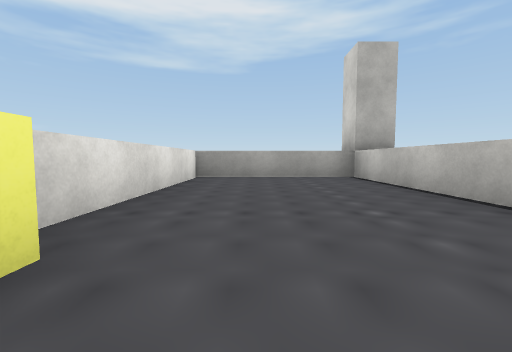
view 1 (above)

17 first-person views from a walk through a scene from a Unity 3-D project. The camera is 0.72 m above the floor, tilts 4° down and sees 90° across. The floor is counted in squares, 2 m on a side. Each view is taken from the middle of a square. On the plan, view 1 faces up. The plan holds only what a view shows up to about 9 squares ahead; the rest is blank. The place goes on beyond the plan. Some surface patterns are stand-ins.

view 2
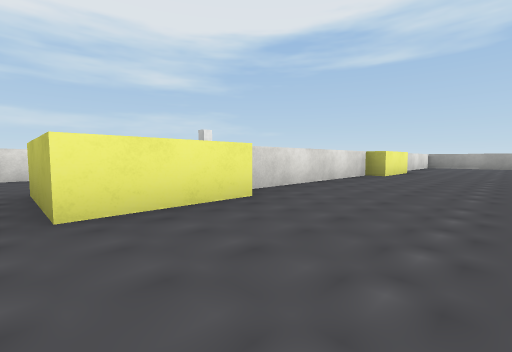

view 3
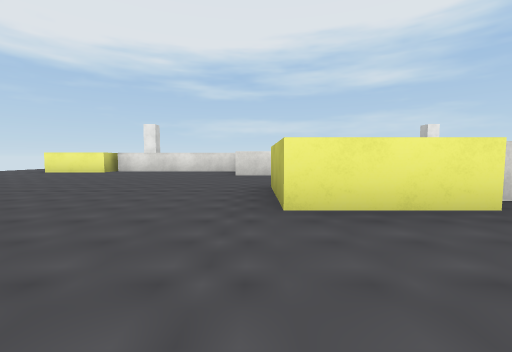

view 4
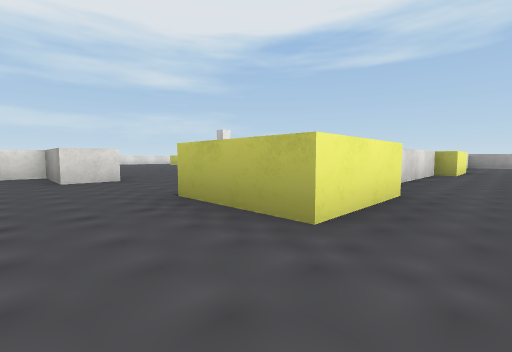

view 5
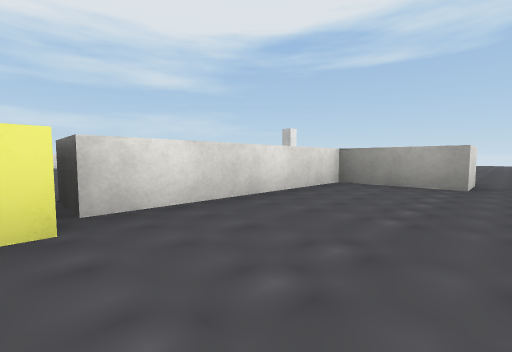

view 6
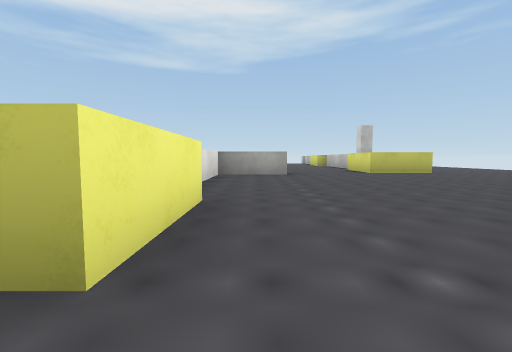

view 7
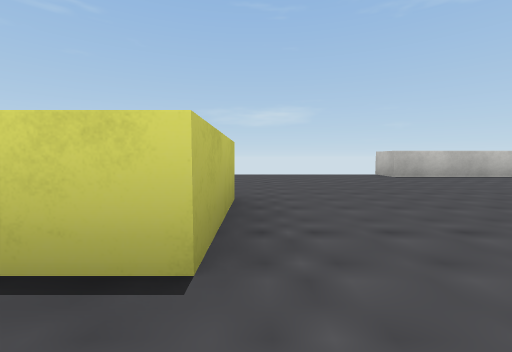

view 8
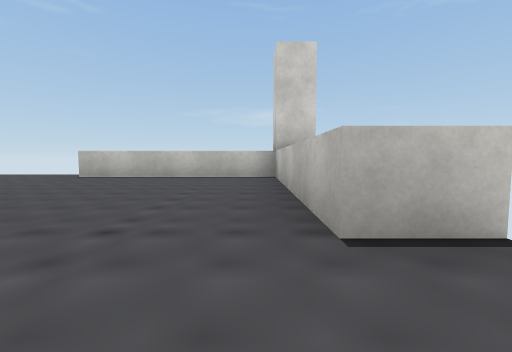

view 9
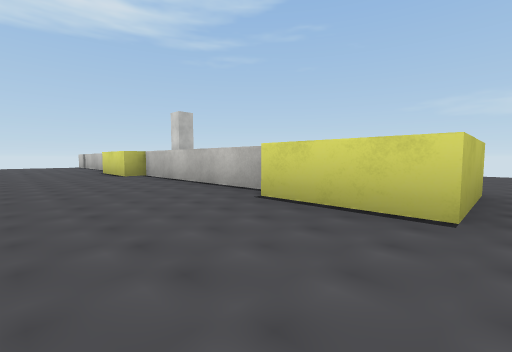

view 10
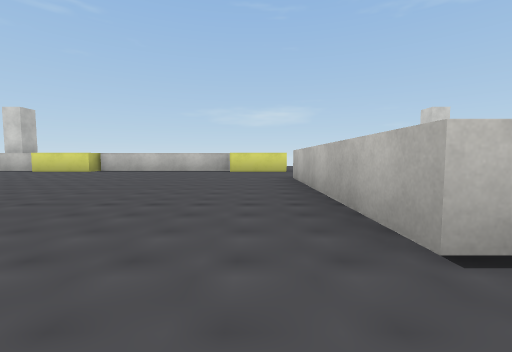

view 11
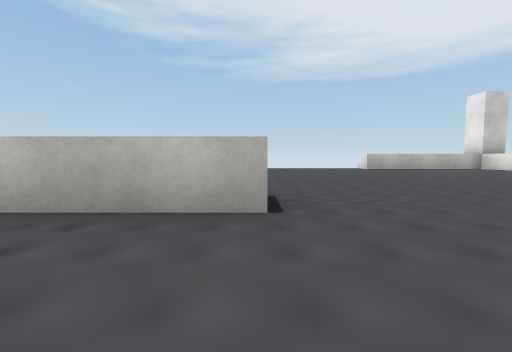

view 12
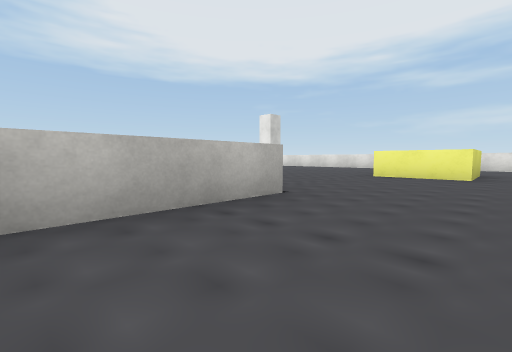

view 13
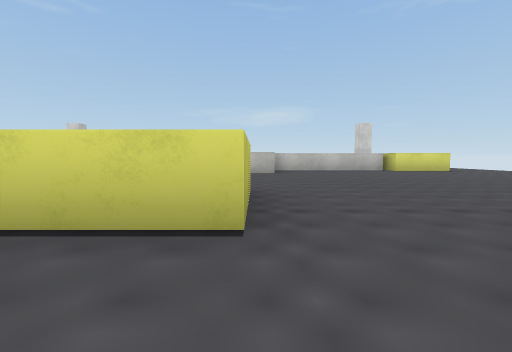

view 14
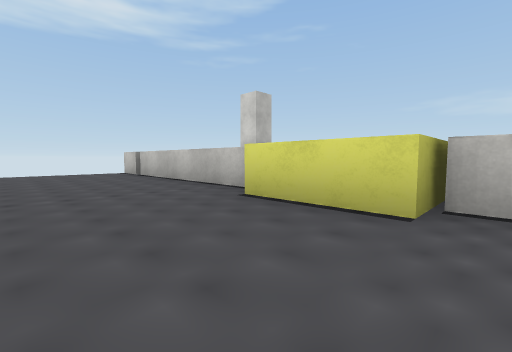

view 15
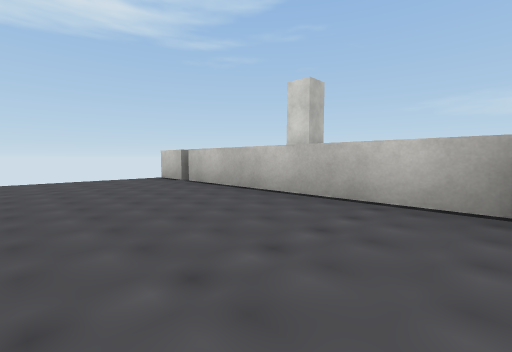

view 16
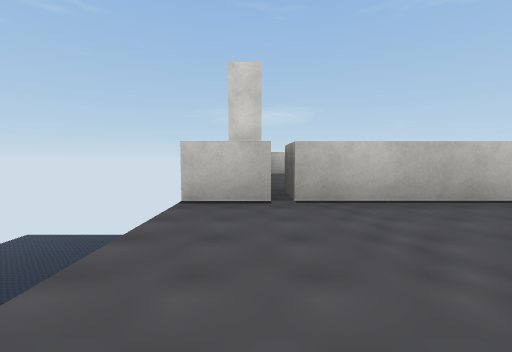

view 17
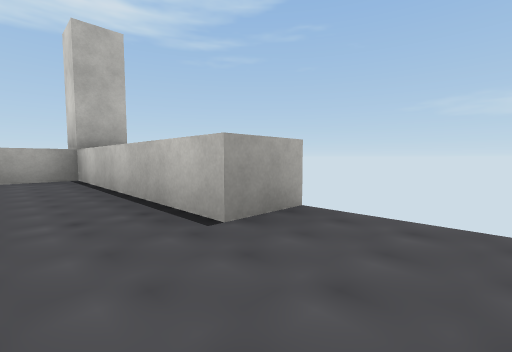

### Floor plan
Key: @ floor where view 1 was taken; # wall or solid block; . floor; v drop or lower ground.
Columns run from 16 left of view 1 to 3 right of it. Each row starts with its distance up from view 1.
  6             vvv   v
  5             ...####v
  4             ...#..#
  3             ...#..#
  2             ...#..#
  1            ...##...v
  0            ...##@..v
 -1            ...#...
 -2           ....#...
 -3         ......#...
 -4 #.............#....
 -5 # ..#.........##...
 -6   ......####.......
 -7   ........#........
 -8   ........#........
 -9    .......#.......#v
-10   .......##.......#
-11  ........##.......#
-12 #.................#
-13 #####    ..  ..####

Positions as (right, up) in squares from view 1, and headings:
1: (0, 0), facing up
2: (1, -6), facing up-left
3: (1, -6), facing left
4: (0, -7), facing up-left
5: (-4, -10), facing up-left
6: (-5, -12), facing up
7: (-3, -6), facing right
8: (-3, -12), facing right
9: (-4, -6), facing up-right
10: (-9, -5), facing right
11: (-8, -4), facing down
12: (-6, -4), facing down-left
13: (-14, -6), facing right
14: (-4, -1), facing up-right
15: (-4, 1), facing up-right
16: (-4, 5), facing right
17: (1, 0), facing up-right
